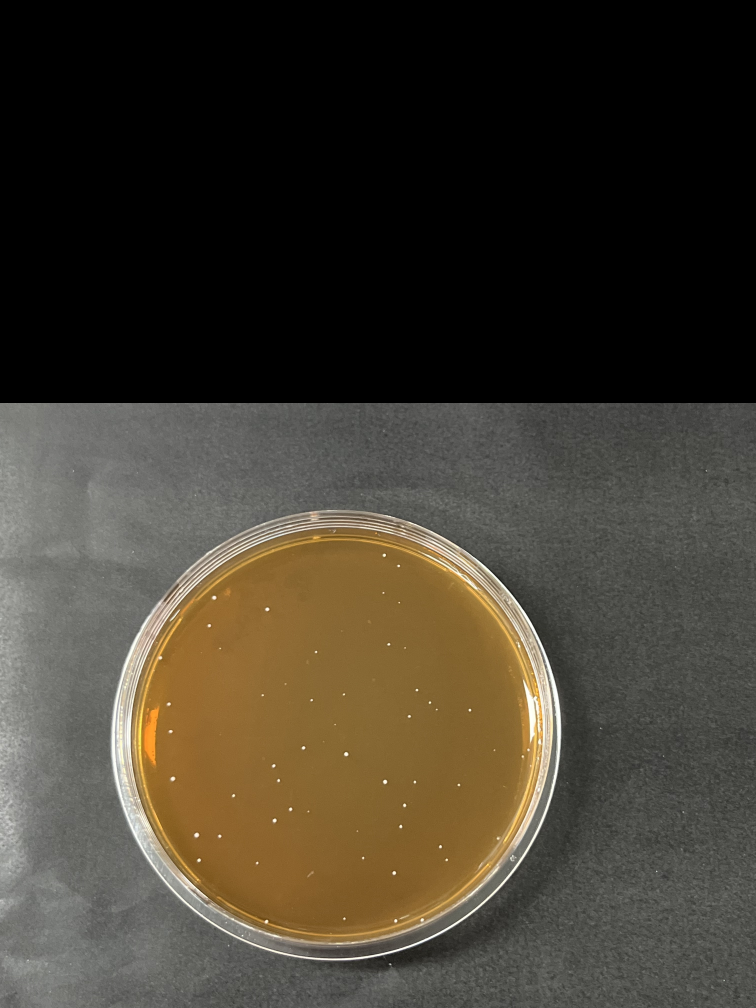
#> input picture pgs/src/A11-1.jpg, 3024 x 4032 px (shown at 1/4 size)
$ python main.py pgs/src   (older library calls are emulated)
#> lines starting #> are read from the running program, lines starting #| are printed output that depends on the picture; after the words box and inside, x2 and y2 are one past the last pixel; in counts of white or black regions, pixels touching at a corner belong together
import cv2
import os
import numpy as np
import glob
from tqdm import tqdm
import argparse
import sys

is_debug = sys.gettrace()

# 返回值类型检查，确保返回值是HW的uint8图像或None，避免蛋疼的类型错误
def assert_HW_0_255_or_None(f):
    def w(*args, **kwargs):
        r = f(*args, **kwargs)
        assert r is None or (len(r.shape) == 2 and r.dtype == np.uint8 and r.min() in [0, 255] and r.max() in [0, 255])
        return r
    return w


@assert_HW_0_255_or_None
def filter_medium_region_by_hough_circle(src_image_np, circle_info=None, color_mask=None):
    h, w = src_image_np.shape[:2]
    dst_h, dst_w = int(384 * h / w), 384
    scale = w / dst_w
    # 宽度调整到384，保持横纵比不变
    src_image_np = cv2.resize(src_image_np, (dst_w, dst_h))
    gray = cv2.cvtColor(src_image_np, cv2.COLOR_BGR2GRAY)
    gray = cv2.medianBlur(gray, 3)
    circles = cv2.HoughCircles(gray, cv2.HOUGH_GRADIENT, 1, dst_h / 6,
    param1=100, param2=30,
    minRadius=int(dst_w // 4), maxRadius=int(dst_w // 1.8))

    if circles is None:
        return None

    if color_mask is not None:
        color_mask = cv2.resize(color_mask, (dst_w, dst_h))
        color_mask[color_mask > 0] = 255

    # 只考虑找到的第一个圆
    best_cxcyr = None
    max_iou = 0
    oor_thr = 20
    for xyr in circles[0]:
        cx, cy, r = xyr
        cx, cy, r = int(cx), int(cy), int(r)
        # 过滤越界太多的圆
        if cx - r + oor_thr <= 0 or cy - r + oor_thr <= 0 or \
           cx + r - oor_thr >= dst_w or cy + r - oor_thr >= dst_h:
            continue
        mask = np.zeros((dst_h, dst_w), dtype=np.uint8)
        cv2.circle(mask, (cx, cy), r, 255, -1)
        iou = np.sum(mask & color_mask) / np.sum(mask | color_mask)
        if iou > max_iou:
            max_iou = iou
            best_cxcyr = (cx, cy, r)

    # 放缩回原图尺寸
    if best_cxcyr is None:
        return None

    cx, cy, r = best_cxcyr
    cx, cy, r = int(cx * scale), int(cy * scale), int(r * scale)
    mask = np.zeros((h, w), dtype=np.uint8)
    cv2.circle(mask, (cx, cy), r, 255, -1)
    if circle_info is not None:
        assert isinstance(circle_info, list) and len(circle_info) == 0
        circle_info.extend([cx, cy, r])
    return mask


# 通过hsv阈值过滤出培养皿区域
@assert_HW_0_255_or_None
def filter_medium_region_by_hsv(src_image_np):
    src_image_hsv = cv2.cvtColor(src_image_np,cv2.COLOR_BGR2HSV)
    h_min = 0
    h_max = 40
    s_min = 50
    s_max = 255
    v_min = 0
    v_max = 255

    lower = np.array([h_min,s_min,v_min])
    upper = np.array([h_max,s_max,v_max])
    mask = cv2.inRange(src_image_hsv,lower,upper).astype(bool)
    # 保留最大面积的连通域
    mask = keep_max_area_mask(mask).astype(np.uint8) * 255
    # 将连通域内的空洞填充，作为培养皿区域
    kernel = np.ones((51, 51), np.uint8)
    mask = cv2.morphologyEx(mask, cv2.MORPH_CLOSE, kernel)

    return mask

# [21 lines left out: function keep_greater_than_n_size_mask, not called in this run]


def keep_max_area_mask(mask_np):
    '''
    返回最大面积的mask
    :param mask_np:
    :param min_area:最小连通域面积阈值
    :return:
    '''
    assert mask_np.dtype == bool, mask_np.dtype
    mask_np = np.uint8(mask_np)
    # labels从0开始计
    n, labels, stats, centroids = cv2.connectedComponentsWithStats(mask_np)
    i_area_pair = [(i, area) for i, area in zip(range(1, n), stats[1:, 4])]
    i_area_pair = sorted(i_area_pair, key=lambda p: p[1], reverse=True)

    mask_np = np.zeros(mask_np.shape, dtype=bool)
    # 只有背景，无有效前景
    if n == 1:
        return mask_np
    mask_np[labels == i_area_pair[0][0]] = True

    return mask_np


CALIBRATION_AREA = 600 * 800

if __name__ == "__main__":
    parser = argparse.ArgumentParser()
    parser.add_argument("src_dir")
    if is_debug:
        args = parser.parse_args(["pgs/20240415coculture/0.2-B10.jpg"])
    else:
        args = parser.parse_args()

    if os.path.isfile(args.src_dir):
        src_image_paths = [args.src_dir]
        args.src_dir = os.path.dirname(args.src_dir)
    else:
        src_image_paths = glob.glob(os.path.join(args.src_dir, "**", "*.jpg"), recursive=True)
    f = open("count.txt", 'w')
    # 获取当前操作系统的路径分隔符
    for src_image_path in tqdm(src_image_paths):
        src_image_name = os.path.basename(src_image_path)
        print(src_image_path)
        dst_image_path = src_image_path.replace(os.path.basename(args.src_dir.rstrip(os.path.sep)), "dst")
        print(dst_image_path)
        os.makedirs(os.path.dirname(dst_image_path), exist_ok=True)
        src_image_np = cv2.imread(src_image_path).copy()
#> src_image_np is the input picture: shape (4032, 3024, 3); mean B, G, R 48.7, 60.6, 66.9
        print(src_image_np.shape)
#| (4032, 3024, 3)
        src_image_area = src_image_np.shape[0] * src_image_np.shape[1]
        h, w = src_image_np.shape[:2]

        # 获得培养皿区域mask
        # 先用颜色阈值给出一个培养皿区域proposal
        color_mask = filter_medium_region_by_hsv(src_image_np)
#> in filter_medium_region_by_hsv, `mask = cv2.inRange(src_image_hsv,lower,upper).astype(bool)`:
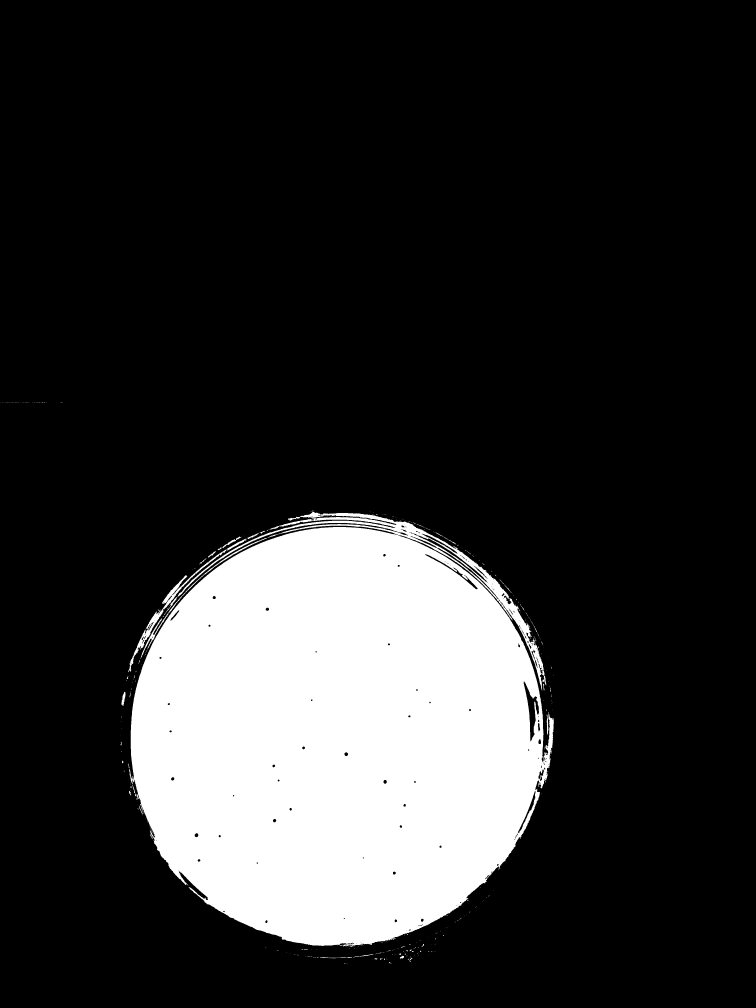
#> mask: shape (4032, 3024) bool (shown at 1/4 size); 18.4% white; 473 white regions (414 under 20 px), largest, box (x1, y1, x2, y2) and area: (516, 2048, 2215, 3786) 2224090, (512, 2155, 988, 2689) 8950, (562, 2384, 729, 2636) 1853
#> in keep_max_area_mask, `n, labels, stats, centroids = cv2.connectedComponentsWithStats(mask_np)`:
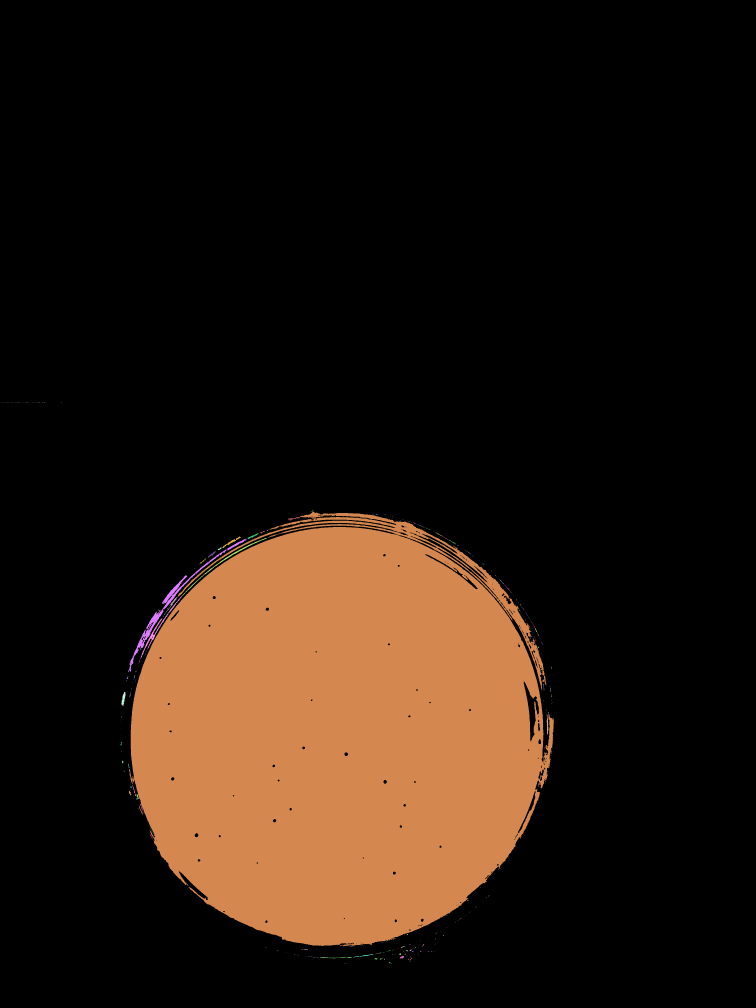
#> labels: shape (4032, 3024) int32 (shown at 1/4 size); 474 distinct labels, from 0 to 473; one colour per label, 0 black
#> in keep_max_area_mask, `n, labels, stats, centroids = cv2.connectedComponentsWithStats(mask_np)`: n = 474; stats = 474 rows, first 6: [0, 0, 3024, 4032, 9949985], [0, 1610, 2, 1, 2], [8, 1611, 1, 1, 1], [11, 1610, 1, 1, 1], [14, 1610, 2, 1, 2], [22, 1611, 2, 1, 2]; centroids = 474 pairs, first value 0.5 to 2215, second value 1610 to 3852.5
#> in keep_max_area_mask, `i_area_pair = [(i, area) for i, area in zip(range(1, n), stats[1:, 4])]`: i_area_pair = 473 pairs, first value 1 to 473, second value 1 to 2224090
        circle_info = []
        # 用霍夫圆变换找出圆形培养皿，由于可能有多个结果，取和颜色proposal具有最大交集的那个，从而过滤掉误识
        mask = filter_medium_region_by_hough_circle(src_image_np, circle_info=circle_info, color_mask=color_mask)
#> in filter_medium_region_by_hough_circle, `gray = cv2.cvtColor(src_image_np, cv2.COLOR_BGR2GRAY)`:
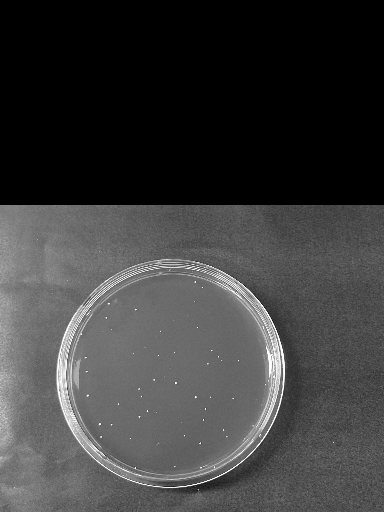
#> gray: shape (512, 384); min 0, max 255, mean 61
#> in filter_medium_region_by_hough_circle, `circles = cv2.HoughCircles(gray, cv2.HOUGH_GRADIENT, 1, dst_h / 6, par..`: circles = [[171.5, 373.5, 106.1]]
#> the loop in filter_medium_region_by_hough_circle, `for xyr in circles[0]:` made 1 pass
#> (xyr, cx, cy, r, iou, max_iou) on pass 1: ([171.5, 373.5, 106.1], 171, 373, 106, 0.953, 0.953)
#> after the loop in filter_medium_region_by_hough_circle, `for xyr in circles[0]:`:
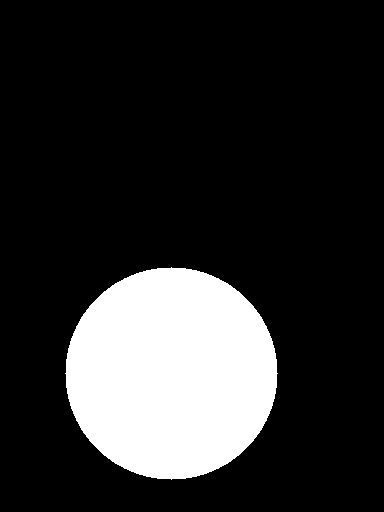
#> mask: shape (512, 384); 17.9% white; 1 white region, box (x1, y1, x2, y2) and area: (65, 267, 278, 480) 35265
#> after the loop in filter_medium_region_by_hough_circle, `for xyr in circles[0]:`: max_iou = 0.953
#> in filter_medium_region_by_hough_circle, `cx, cy, r = int(cx * scale), int(cy * scale), int(r * scale)`: cx = 1346; cy = 2937; r = 834
        print(circle_info)

        infer_image_np = cv2.bitwise_and(src_image_np, src_image_np, mask=mask)
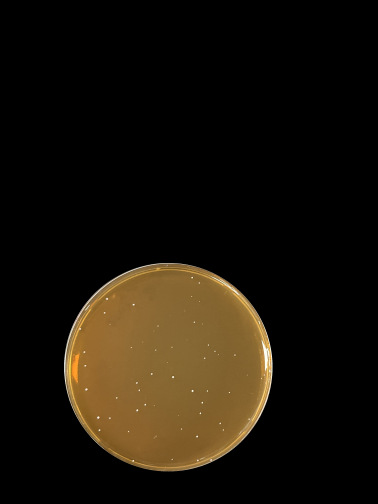
#> infer_image_np: shape (4032, 3024, 3) (shown at 1/8 size); mean B, G, R 9.6, 19.4, 25.7
        medium_np = infer_image_np.copy()
        infer_image_hsv = cv2.cvtColor(infer_image_np,cv2.COLOR_BGR2HSV)
#> infer_image_hsv: shape (4032, 3024, 3); mean H, S, V 3.3, 29.1, 25.7

        # 通过饱和度阈值和value阈值过滤出培养皿中的白点
        h_min = 0
        h_max = 179
        s_min = 0
        s_max = 100
        v_min = 200
        v_max = 255
        lower = np.array([h_min,s_min,v_min])
        upper = np.array([h_max,s_max,v_max])
        mask = cv2.inRange(infer_image_hsv,lower,upper) & mask
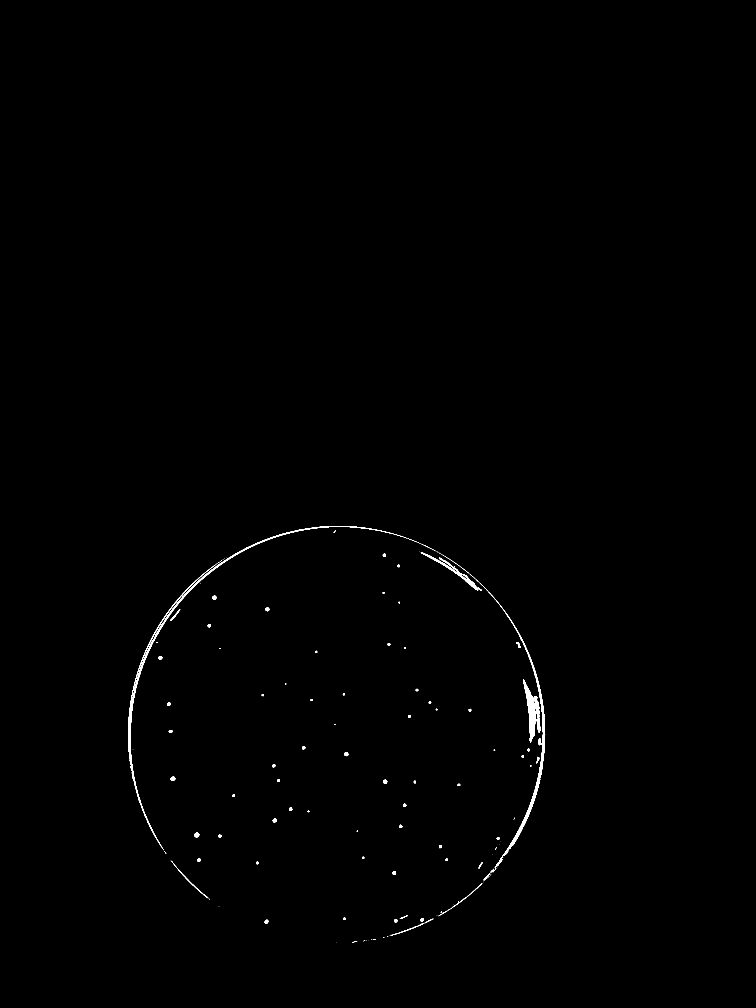
#> mask: shape (4032, 3024) (shown at 1/4 size); 0.33% white; 155 white regions (79 under 20 px), largest, box (x1, y1, x2, y2) and area: (512, 2104, 1628, 3401) 12465, (1877, 2294, 2181, 3465) 8949, (2092, 2719, 2164, 2971) 6480
        # 只保留白点区域
        infer_image_np = cv2.bitwise_and(infer_image_np, infer_image_np, mask=mask)
        white_dot_np = infer_image_np.copy()

        # 获取每个白点（连通域）
        num_labels, labels, stats, centroids = cv2.connectedComponentsWithStats(mask)
#> labels: shape (4032, 3024) int32; 156 distinct labels, from 0 to 155
#> num_labels = 156; stats = 156 rows, first 6: [0, 0, 3024, 4032, 12153013], [512, 2104, 1116, 1297, 12465], [1335, 2122, 8, 9, 24], [1629, 2153, 40, 16, 43], [1670, 2169, 6, 3, 6], [1677, 2172, 4, 2, 4]; centroids = 156 pairs, first value 524 to 2161, second value 2012.9 to 3771
        # stats按照面积排序
        resort =stats[:, 4].argsort()
#> resort = 156 values, max 155 at index 29, min 0 at index 155, mean 77.5
        stats = stats[resort]
#> stats = 156 rows, first 6: [899, 2233, 1, 1, 1], [893, 2237, 1, 1, 1], [890, 2239, 1, 1, 1], [1743, 2204, 1, 1, 1], [803, 2335, 1, 1, 1], [801, 2335, 1, 1, 1]
        tiny_count = 0
        small_count = 0
        small_areas = []
        big_count = 0
        for s in stats:
            x, y, w, h, area = s
            # 选出符合面积条件的白点
            # 滤除长条状的目标
            if (w / h > 3 or h / w > 3):
                continue
            # 滤除太大的目标
            if w * h / src_image_area > 20000 / (4032 * 3024):
                continue
            # 滤除mask面积相对外接矩形占比过小的目标
            # if area / (w * h) < 0.5:
                # continue
            if area / src_image_area < 5 / CALIBRATION_AREA:# and w * h / src_image_area < 120 / CALIBRATION_AREA:
                # 小号菌落
                if area > 1 * src_image_area / CALIBRATION_AREA:
                    cv2.rectangle(src_image_np, (x, y), (x + w, y + h), (0, 255, 0), 2)
                    small_count += 1
                    small_areas.append(area)
                else:
                    cv2.rectangle(src_image_np, (x, y), (x + w, y + h), (255, 0, 0), 1)
                    tiny_count += 1
#> this loop made 156 passes
#> (x, y, w, h, area) on passes 80, 82, 83, 84, 85, 86, 87, 88: (878, 2592, 6, 4, 21), (1975, 2998, 6, 5, 23), (1335, 2122, 8, 9, 24), (1618, 2588, 6, 6, 26), (2120, 3060, 5, 6, 29), (1231, 3243, 6, 6, 30), (1594, 2407, 6, 6, 30), (1743, 2835, 8, 6, 34)
#> src_image_np: shape (4032, 3024, 3)
#> after the loop, small_areas = 42 values from 26 to 127; small_count = 42; tiny_count = 80

        # 统计小菌落平均面积
        mean_small_area = 0
        if len(small_areas) > 0:
            mean_small_area = float(np.mean(small_areas))
#> mean_small_area = 78.17

        for s in stats:
            x, y, w, h, area = s
            # 选出符合面积条件的白点
            # 滤除长条状的目标
            if (w / h > 3 or h / w > 3):
                continue
            # 滤除太大的目标
            if w * h / src_image_area > 20000 / (4032 * 3024):
                continue
            # 滤除mask面积相对外接矩形占比过小的目标
            # if area / (w * h) < 0.5:
                # continue
            # 大号菌落
            if not (area / src_image_area < 5 / CALIBRATION_AREA):# and w * h / src_image_area < 120 / CALIBRATION_AREA:
                count = int(np.round(area / mean_small_area))
                cv2.rectangle(src_image_np, (x, y), (x + w, y + h), (0, 0, 255), 3)
                cv2.putText(src_image_np, str(count), (x, y), cv2.FONT_HERSHEY_SIMPLEX, 0.5, (0, 255, 255), 1)
                big_count += count
#> this loop made 156 passes
#> s on passes 15 to 17: [1935, 3527, 1, 1, 1], [1752, 3665, 1, 1, 1], [1968, 3417, 1, 1, 1]


        print(small_count)
#| 42
        cv2.putText(src_image_np, "tiny: " + str(tiny_count), (100, 100), cv2.FONT_HERSHEY_SIMPLEX, 3, (255, 0, 0), 5)
        cv2.putText(src_image_np, "small: " + str(small_count), (100, 300), cv2.FONT_HERSHEY_SIMPLEX, 3, (0, 255, 0), 5)
        cv2.putText(src_image_np, "big (multipled by valid area times): " + str(big_count), (100, 500), cv2.FONT_HERSHEY_SIMPLEX, 3, (0, 0, 255), 5)
        cv2.putText(src_image_np, "summary: " + str(tiny_count + small_count + big_count), (100, 700), cv2.FONT_HERSHEY_SIMPLEX, 5, (255, 255, 255), 8)
        f.write(src_image_path + " " + str(small_count) + " " + str(big_count) + "\n")
        cv2.circle(src_image_np, (circle_info[0], circle_info[1]), circle_info[2], (255, 0, 255), 6)
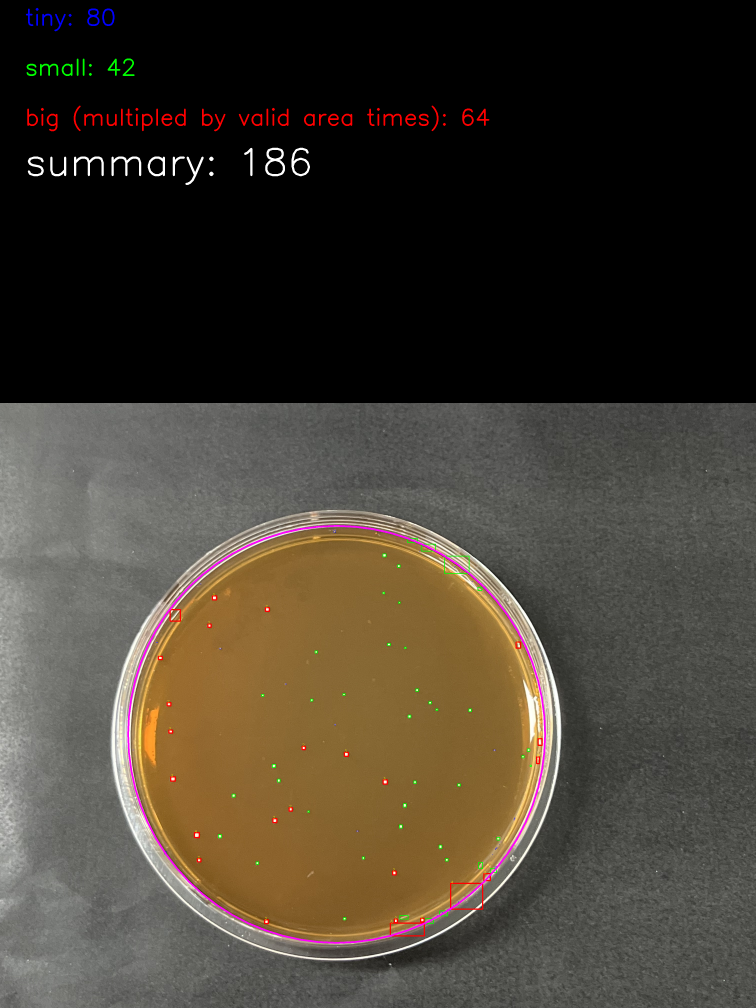
#> src_image_np: shape (4032, 3024, 3) (shown at 1/4 size); mean B, G, R 49.5, 60.6, 68.1
        cv2.imwrite(dst_image_path, src_image_np)

        if is_debug:
            show_size = (600, 800)
            cv2.imshow("medium", cv2.resize(medium_np, show_size))
            cv2.imshow("white dot", cv2.resize(white_dot_np, show_size))
            cv2.imshow("count", cv2.resize(src_image_np, show_size))
            # 三个图拼成一张图
            cv2.imwrite("pgs/vis_mid.jpg", np.concatenate([medium_np, white_dot_np, src_image_np], axis=1))
            cv2.waitKey(0)
            exit(0)
    f.close()
